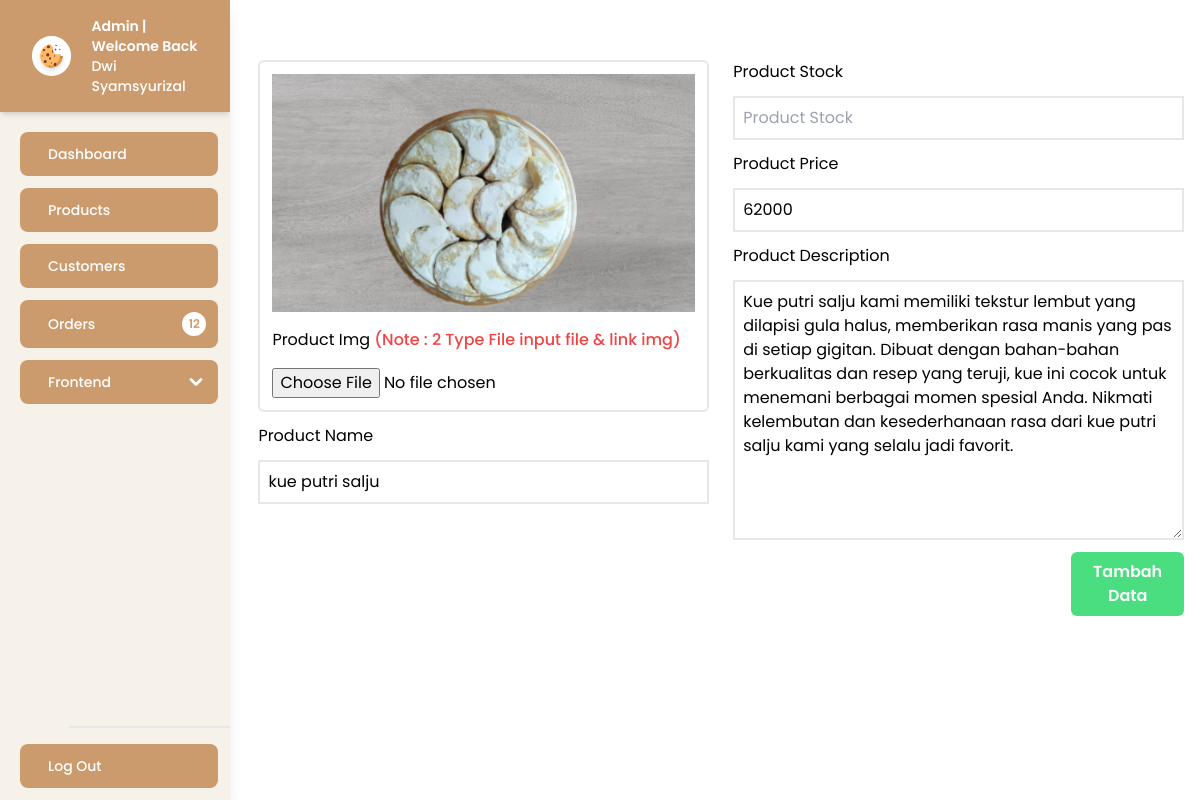
Screenshot of /Admin-Update-Product.php?product_id=4 with the database file from the repository.
### tables this page shows
CREATE TABLE `product` (
  `product_id` int(11) NOT NULL,
  `product_image` text NOT NULL,
  `product_name` varchar(50) NOT NULL,
  `product_desc` varchar(500) NOT NULL,
  `product_price` int(11) NOT NULL,
  `product_recommend` tinyint(1) NOT NULL,
  `insert_date` datetime NOT NULL,
  `last_update_time` datetime NOT NULL
);

### function.php (called while the page is built, shortened)
<?php
$conn = mysqli_connect('localhost', 'root', '', 'cookiecrumb');
function query($query)
{
    global $conn;
    $result = mysqli_query($conn, $query);
    $rows = [];
    while ($row = mysqli_fetch_object($result)) {
        $rows[] = $row;
    }
    return $rows;
}

### Admin-Update-Product.php (the view, shortened to what this page needs)
<?php
require "function.php";
$product_id = $_GET['product_id'];
$product = query("SELECT * FROM product WHERE product_id = $product_id")[0];
?>
<!doctype html>
<html lang="en">
<head>
    <link rel="stylesheet" href="src/output.css" />
    <link rel="stylesheet" href="https://cdn.jsdelivr.net/npm/swiper@10/swiper-bundle.min.css" />
    <link rel="stylesheet" href="https://cdn.jsdelivr.net/npm/swiper@10/swiper-bundle.min.css" />
    <link href="https://cdn.datatables.net/1.13.3/css/jquery.dataTables.min.css" rel="stylesheet" />
    <link rel="stylesheet" href="https://cdn.jsdelivr.net/npm/@tabler/icons-webfont@latest/tabler-icons.min.css" />
</head>
<body class="grid grid-cols-10 gap-3 bg-white">
    <?php include ("layout/sidebar-admin.php"); ?>
    <main class="col-span-8 px-4 my-0">
        <div class=" max-h-[900px] py-12  wrap  overflow-y-auto">
            <form class="w-full mt-3" action="" method="post" enctype="multipart/form-data">
                <div class="grid grid-cols-2 gap-6">
                    <div class="flex flex-col w-full gap-3">
                        <div class="flex flex-col w-full gap-4 p-3 border-2 rounded-md bg-white-neru">
                            <img id="previewImg" src="assets/<?= $product->product_image ?>"
                                onerror="this.src='https://salonlfc.com/wp-content/uploads/2018/01/image-not-found-1-scaled-1150x647.png'"
                                class="mx-auto" alt="">
                            <label for="">Product Img <span class="font-medium text-red-500">(Note : 2 Type File input
                                    file &
                                    link img)</span> </label>
                            <input type="file" name="gambar" id="gambar" onchange="previewImage(event)">
                        </div>
                        <label for="">Product Name</label>
                        <input required class="w-full p-2 border-2 outline-none" value="<?= $product->product_name ?>"
                            name="product_name" placeholder="Product Name" type="text" />
                    </div>
                    <div class="flex flex-col w-full gap-3">
                        <label for="">Product Stock</label>
                        <input required class="w-full p-2 border-2 outline-none" value="<?= $product->stok ?>"
                            name="product_stock" placeholder="Product Stock" type="number" pattern="\d*" />
                        <label for="">Product Price</label>
                        <input required class="w-full p-2 border-2 outline-none" value="<?= $product->product_price ?>"
                            name="product_price" placeholder="Product Price" type="number" />
                        <label for="">Product Description</label>
                        <textarea required class="p-2 border-2 outline-none text-start" name="product_description"
                            placeholder="Product Price" cols="30" rows="10"><?= $product->product_desc ?></textarea>
                        <button type="submit" name="submit"
                            class="bg-green-400 p-2 rounded-md text-white font-semibold w-[25%] self-end">Tambah
                            Data</button>
                    </div>
                </div>
            </form>
        </div>
    </main>
</body>
</html>

### rows the page displays
product: product_image (picture), product_name "kue putri salju", product_price "62000", product_description "Kue putri salju kami memiliki tekstur lembut yang dilapisi gula halus, memberikan rasa manis yang pas di setiap gigitan. Dibuat dengan bahan-bahan berkualitas dan resep yang teruji, kue ini cocok untuk menemani berbagai momen spesial Anda. Nikmati kelembutan dan kesederhanaan rasa dari kue putri salju kami yang selalu jadi favorit."
